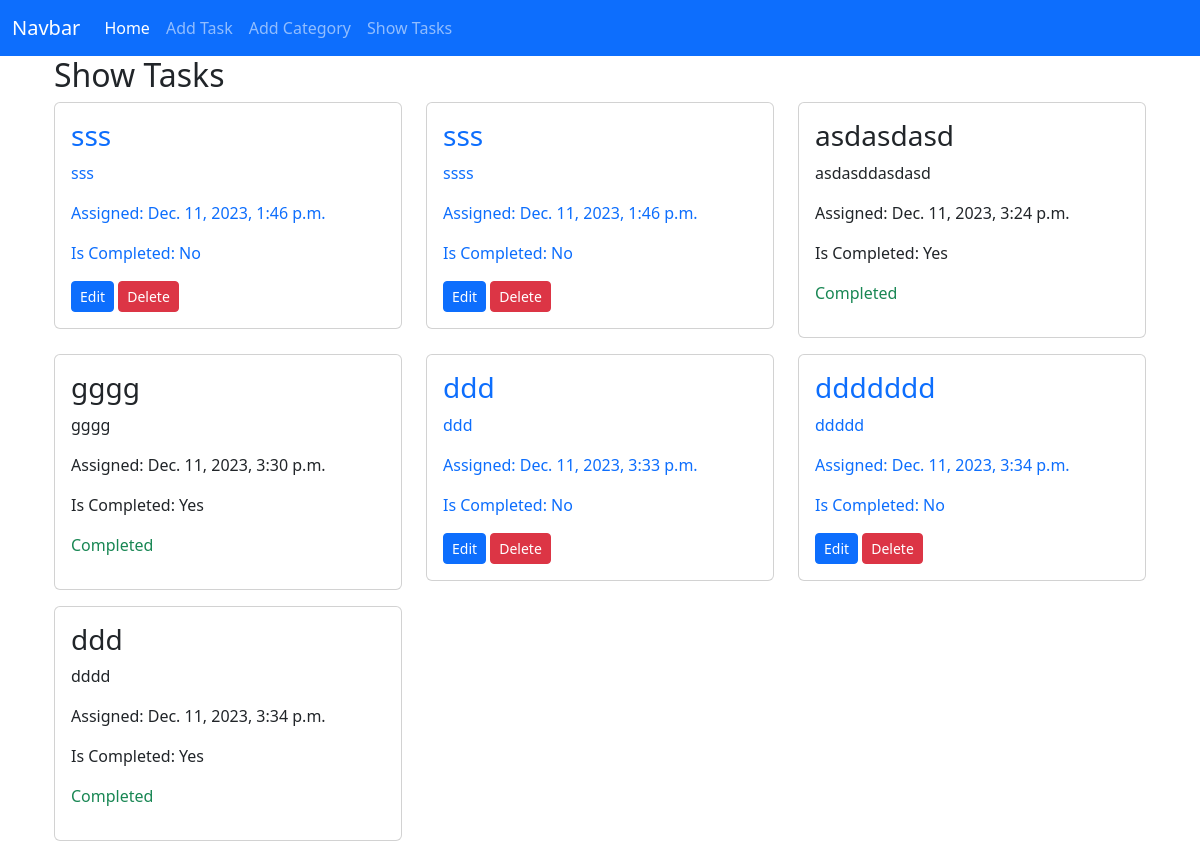
Page /show/ on the committed database.
### tasks/models.py (models this page shows, shortened)
class TaskModel(models.Model):
    taskTitle = models.CharField(max_length=255)
    taskDescription = models.TextField()
    is_completed = models.BooleanField(default=False)
    taskAssignDate = models.DateTimeField(auto_now_add=True)
    categories = models.ManyToManyField(TaskCategory)

### tasks/views.py (the view)
# urls.py: path('show/', views.show_tasks, name='show_tasks'),
def show_tasks(request):
    tasks = TaskModel.objects.all()
    return render(request, 'tasks/show_tasks.html', {'tasks': tasks})

### tasks/templates/tasks/show_tasks.html (shortened to what this page needs)
{% extends 'base.html' %}
{% block content %}
<div class="container">
    <div class="container-fluid">
        <h2>Show Tasks</h2>
        <div class="row">
            {% for task in tasks %}
            <div class="col-md-4 mb-3">
                <a href="{% url 'task_details' task.id %}">
                    <div class="card">
                        <div class="card-body">
                            <h3>{{ task.taskTitle }}</h3>
                            <p>{{ task.taskDescription }}</p>
                            <p>Assigned: {{ task.taskAssignDate }}</p>
                            <p>Is Completed: {% if task.is_completed %}Yes{% else %}No{% endif %}</p>
                            {% if not task.is_completed %}
                            <a href="{% url 'edit_task' task.id %}" class="btn btn-primary btn-sm">Edit</a>
                            <a href="{% url 'delete_task' task.id %}" class="btn btn-danger btn-sm">Delete</a>
                            {% else %}
                            <p class="text-success">Completed</p>
                            {% endif %}
                        </div>
                    </div>
                </a>
            </div>
            {% endfor %}
        </div>
    </div>
</div>
{% endblock %}

### templates/base.html (shortened to what this page needs)
{% load static %}
<!DOCTYPE html>
<html lang="en">
<head>
    <link href="https://cdn.jsdelivr.net/npm/bootstrap@5.3.2/dist/css/bootstrap.min.css" rel="stylesheet">
    <link rel="stylesheet" href="{% static 'css/style.css' %}">
</head>
<body>
    <nav class="navbar navbar-expand-lg bg-primary" data-bs-theme="dark">
        <div class="container-fluid">
            <a class="navbar-brand" href="/">Navbar</a>
            <div class="collapse navbar-collapse" id="navbarNavDropdown">
              <ul class="navbar-nav">
                <li class="nav-item">
                  <a class="nav-link active" aria-current="page" href="/">Home</a>
                </li>
                <li class="nav-item">
                  <a class="nav-link" href="{% url 'add_task' %}">Add Task</a>
                </li>
                <li class="nav-item">
                  <a class="nav-link" href="{% url 'add_category' %}">Add Category</a>
                </li>
                <li class="nav-item">
                  <a class="nav-link" href="{% url 'show_tasks' %}">Show Tasks</a>
                </li>
              </ul>
            </div>
          </div>
      </nav>
      <main>
        {% block content %}
        {% endblock content %}
      </main>
</body>
</html>

### static/css/style.css (style rules this page uses)
a { text-decoration: none; }

### rows in the picture
TaskModel: taskTitle "sss", taskDescription "sss", taskAssignDate "Dec. 11, 2023, 1:46 p.m.", is_completed "No"
TaskModel: taskTitle "sss", taskDescription "ssss", taskAssignDate "Dec. 11, 2023, 1:46 p.m.", is_completed "No"
TaskModel: taskTitle "asdasdasd", taskDescription "asdasddasdasd", taskAssignDate "Dec. 11, 2023, 3:24 p.m.", is_completed "Yes"
TaskModel: taskTitle "gggg", taskDescription "gggg", taskAssignDate "Dec. 11, 2023, 3:30 p.m.", is_completed "Yes"
TaskModel: taskTitle "ddd", taskDescription "ddd", taskAssignDate "Dec. 11, 2023, 3:33 p.m.", is_completed "No"
TaskModel: taskTitle "ddddddd", taskDescription "ddddd", taskAssignDate "Dec. 11, 2023, 3:34 p.m.", is_completed "No"
TaskModel: taskTitle "ddd", taskDescription "dddd", taskAssignDate "Dec. 11, 2023, 3:34 p.m.", is_completed "Yes"
